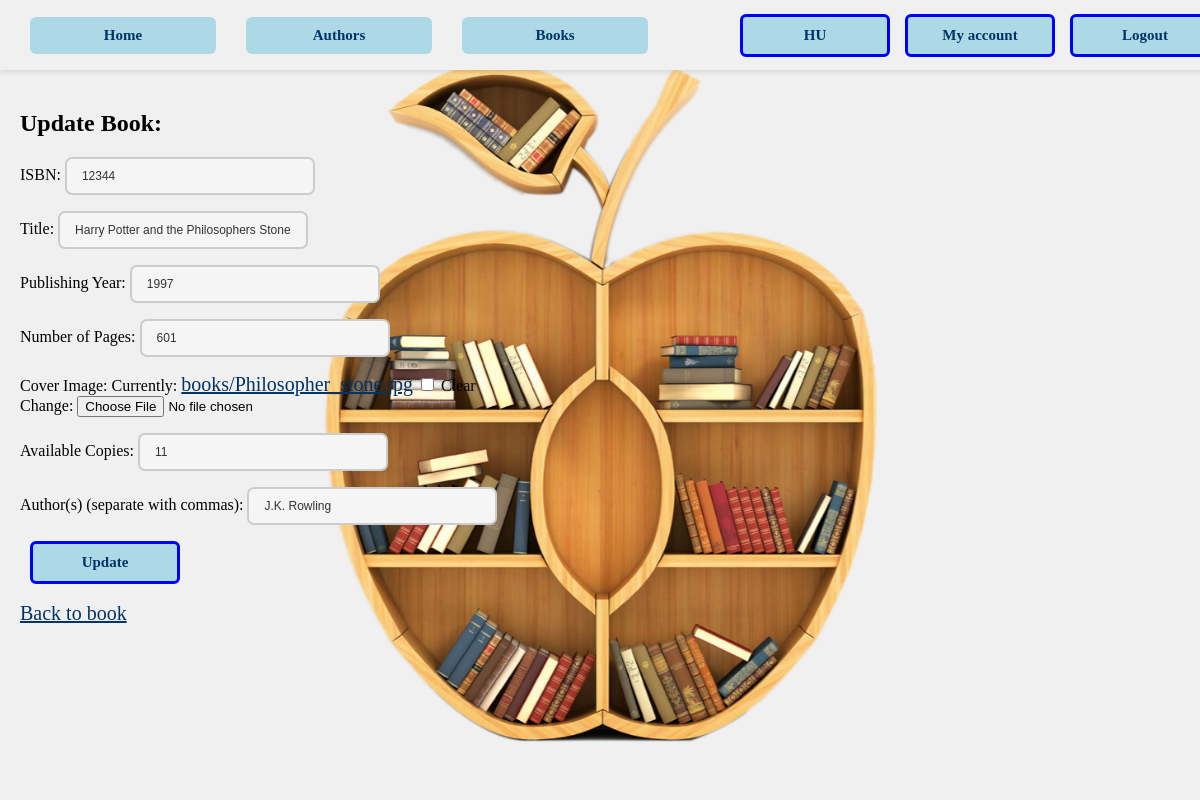
Page /en/library/books/1/update/ (signed in) on the earlier database version.
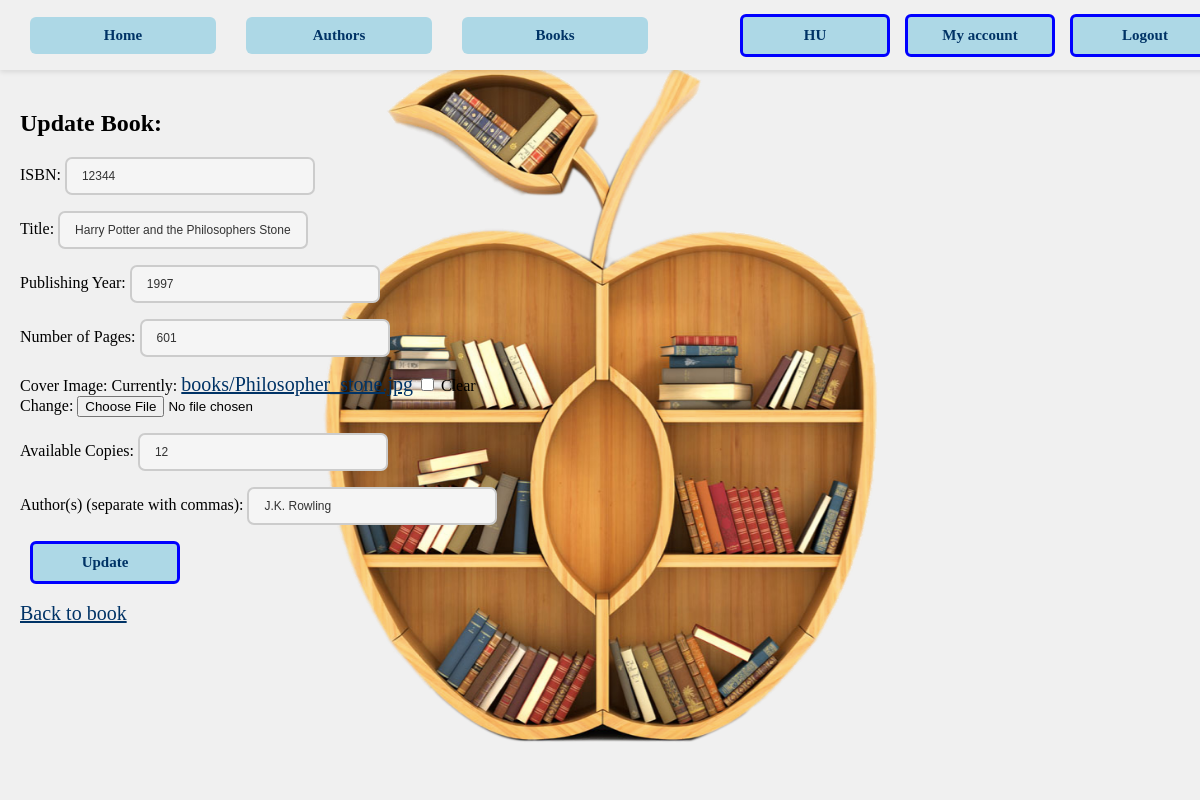
Same page on the later database version.
### library/models.py (models this page shows, shortened)
class Book(models.Model):
    isbn = models.CharField(max_length=20, unique=True, blank=True, null=True)
    title = models.CharField(max_length=200)
    publishing_year = models.IntegerField(blank=True, null=True)
    number_of_pages = models.CharField(max_length=10)
    authors = models.ManyToManyField(Author, through='BookAuthor', related_name='books')
    image = models.ImageField(upload_to='books/', blank=True, null=True)
    available_copies = models.IntegerField(default=0)
    is_borrowed = models.BooleanField(default=False)

### library/views.py (the view, shortened to what this page needs)
# urls.py: path("books/<int:book_id>/update/", update_book, name="update_book"),
@custom_permission_required('library.change_book')
def update_book(request, book_id):
    print(request)
    print('GET', request.GET)
    print('POST', request.POST)
    try:
        book = Book.objects.get(id=book_id)
    except Book.DoesNotExist:
        return HttpResponse('Book not found', status=404)
    form = BookRegisterForm(instance=book)
    context = {
        'form': form,
        'book': book
    }
    return render(request, 'library/book_update.html', context)

### library/forms.py (shortened to what this page needs)
class BookRegisterForm(forms.ModelForm):
    authors_input = forms.CharField(
        max_length=500,
        required=False,
        label=_("Author(s) (separate with commas):")
    )
    class Meta:
        model = Book
        fields = ['isbn', 'title', 'publishing_year', 'number_of_pages', 'image', 'available_copies']
        labels = {
            'isbn': _("ISBN:"),
            'title': _("Title:"),
            'publishing_year': _("Publishing Year:"),
            'number_of_pages': _("Number of Pages:"),
            'image': _("Cover Image:"),
            'available_copies': _("Available Copies:"),
        }
    def __init__(self, *args, **kwargs):
        super().__init__(*args, **kwargs)
        if self.instance.pk:
            current_authors = self.instance.authors.all()
            self.fields['authors_input'].initial = ', '.join(
                [author.name for author in current_authors]
            )

### library/templates/library/book_update.html (shortened to what this page needs)
{% extends 'library/base.html' %}
{% load static %}
    {% load i18n %}
{% block content %}
<h2>{% trans 'Update Book:' %}</h2>
<form method="post" enctype="multipart/form-data">
    {{ form.as_p }}
    <input class="btn" type="submit" value="{% trans 'Update' %}">
</form>
<br>
<a href="{% url 'book_details' book_id=book.id %}">{% trans 'Back to book' %}</a>
{% endblock %}

Differences in the rows shown:
changed Book "Harry Potter and the Philosophers Stone": available_copies "11" → "12"
